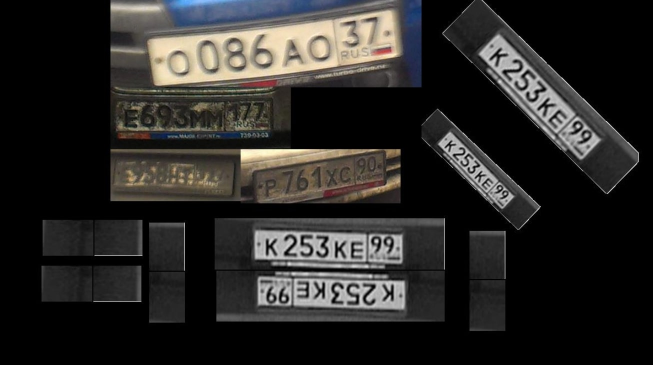
#> input picture Project/Plate Detection/plates.png, 1305 x 730 px, found by its file name (shown at 1/2 size)
$ jupyter execute --allow-errors Plates.ipynb   (shell and % lines are left out)
#> lines starting #> are read from the running program, lines starting #| are printed output that depends on the picture; after the words box and inside, x2 and y2 are one past the last pixel; in counts of white or black regions, pixels touching at a corner belong together
[cell 1]
from skimage.io import imread
from skimage.filters import threshold_otsu
import matplotlib.pyplot as plt
from skimage import measure,morphology
from skimage.measure import regionprops
import matplotlib.patches as patches
import cv2 as cv

[cell 2]
import pytesseract

[cell 3]
from google.colab import drive
drive.mount('/content/drive')

[cell 4]
def show(image):
  plt.figure(figsize=(20,10))
  plt.imshow(image, cmap='gray')

[cell 5]
car_image = imread("/content/drive/MyDrive/University/Computer Vision/Project/Plate Detection/plates.png")
#> car_image is the input picture: shape (730, 1305, 3); mean R, G, B 41.7, 40.3, 38.3

[cell 6]
show(car_image)

[cell 7]
height, width, _ = car_image.shape
#> height = 730; width = 1305

[cell 8]
gray = cv.cvtColor(car_image, cv.COLOR_BGR2GRAY)
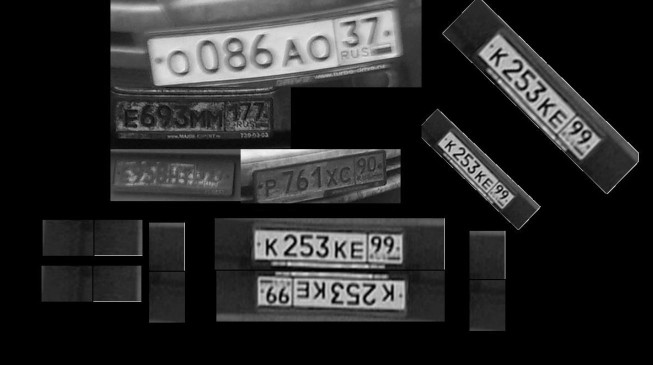
#> gray: shape (730, 1305) (shown at 1/2 size); min 0, max 251, mean 39.8

[cell 9]
show(gray)

[cell 10]
# Установление пороговых значений

threshold = threshold_otsu(gray)*0.7
#> threshold = 53.2
bin = gray > threshold
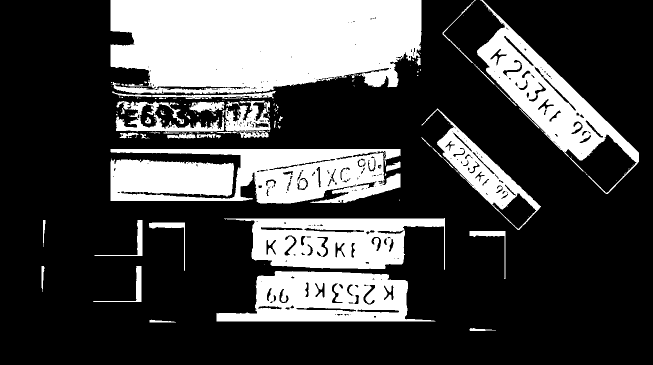
#> bin: shape (730, 1305) bool (shown at 1/2 size); 27.8% white; 167 white regions (125 under 20 px), largest, box (x1, y1, x2, y2) and area: (221, 0, 843, 188) 100917, (221, 298, 801, 407) 48424, (954, 0, 1278, 388) 29320
show(bin)

[cell 11]
# объединяет все связанные регионы и группирует их вместе
label_image = measure.label(bin)
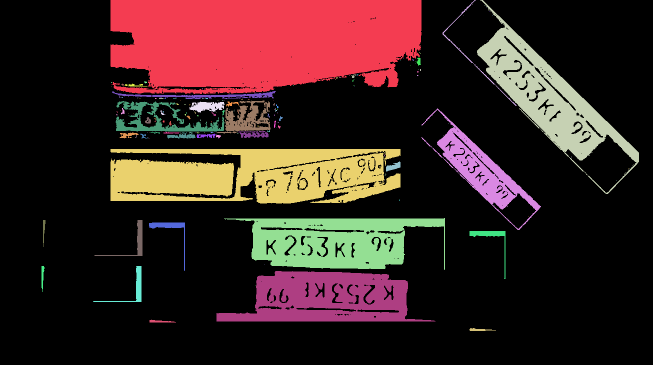
#> label_image: shape (730, 1305) int32 (shown at 1/2 size); 168 distinct labels, from 0 to 167; one colour per label, 0 black
fig, (ax1) = plt.subplots(1)
ax1.imshow(gray, cmap="gray")
# regionprops создает список свойств всех помеченных регионов
#> (the rest of this cell did not finish here and is left out)
